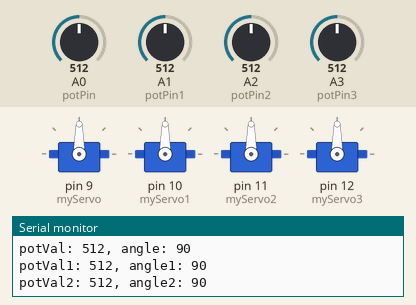
Simulated run of this sketch. Board: Arduino Uno, built with avr-gcc and run on an emulated ATmega328P. On the bench: 4 × servo, the last lines printed to the serial monitor. Inputs (shaded band) come from the test bench; at power-on: A0 (potPin) = 512, A1 (potPin1) = 512, A2 (potPin2) = 512, A3 (potPin3) = 512.

Above: at 1.2 s.
1.3 s: A0 (potPin) set to 716
At 2.0 s:
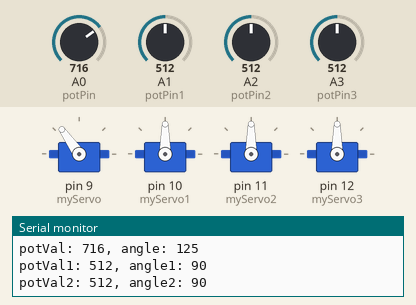
2.8 s: A1 (potPin1) set to 716
At 3.5 s:
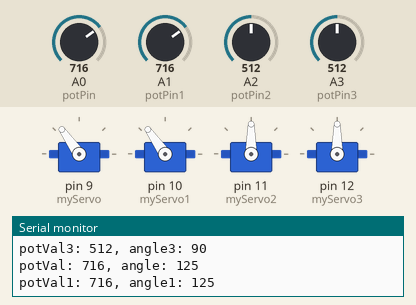
4.4 s: A2 (potPin2) set to 716
At 5.1 s:
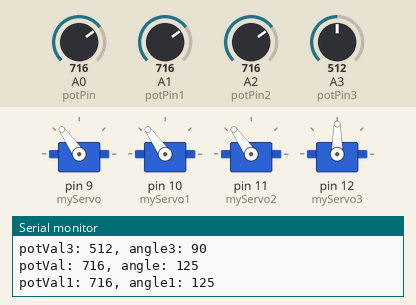
6.0 s: A3 (potPin3) set to 62
At 6.6 s:
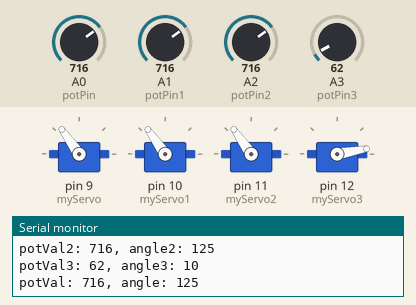
7.7 s: A3 (potPin3) set to 50
At 8.2 s:
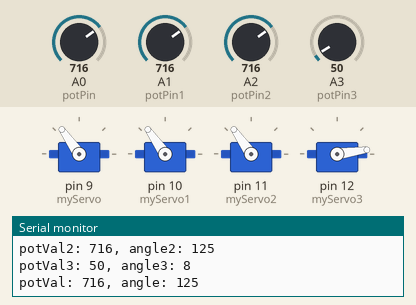
9.3 s: A0 (potPin) set to 306
At 9.8 s:
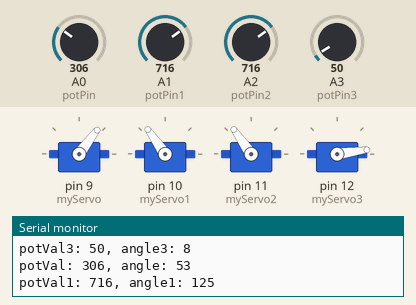
Timing chart, 0 to 11.9 s (numbered marks = the images above; inputs shaded):
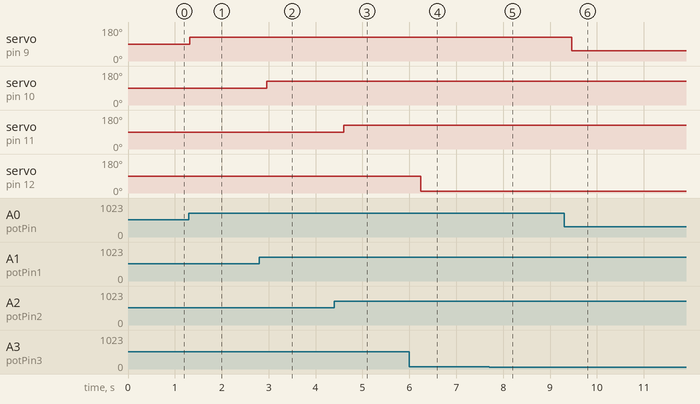

Measured:
- after the input at 1.3 s, servo on pin 9 (myServo): 90° → 125° at once
- after the input at 2.8 s, servo on pin 10 (myServo1): 90° → 125° after 0.16 s
- after the input at 4.4 s, servo on pin 11 (myServo2): 90° → 125° after 0.20 s
- after the input at 6.0 s, servo on pin 12 (myServo3): 90° → 10° after 0.24 s
- after the input at 7.7 s, servo on pin 12 (myServo3): 10° → 8° after 0.12 s
- after the input at 9.3 s, servo on pin 9 (myServo): 125° → 53° after 0.16 s

The sketch:

Project_Code_1_Revamp.ino
```cpp
// include the Servo library
#include <Servo.h>

Servo myServo;  // create a servo object
Servo myServo1;
Servo myServo2;
Servo myServo3;
int const potPin = A0; // analog pin used to connect the potentiometer
int const potPin1 = A1;
int const potPin2 = A2;
int const potPin3 = A3;
int potVal;  // variable to read the value from the analog pin
int potVal1;
int potVal2;
int potVal3;
int angle;   // variable to hold the angle for the servo motor
int angle1;
int angle2;
int angle3;

void setup() {
  myServo.attach(9); // attaches the servo on pin 9 to the servo object
  myServo1.attach(10);
  myServo2.attach(11);
  myServo3.attach(12);
  pinMode(9, OUTPUT);
  pinMode(10, OUTPUT);
  pinMode(11, OUTPUT);
  pinMode(12, OUTPUT);
  Serial.begin(9600); // open a serial connection to your computer

}

void loop() {
  potVal = analogRead(potPin);
  if (potVal > 0) {
    // read the value of the potentiometer
    // print out the value to the Serial Monitor
    Serial.print("potVal: ");
    Serial.print(potVal);

    angle = map(potVal, 0, 1023, 0, 180);

    Serial.print(", angle: ");
    Serial.println(angle);

    myServo.write(angle);

    //digitalRead(9);
    //digitalWrite(10, LOW);
    //digitalWrite(11, LOW);
    //digitalWrite(12, LOW);

    delay(65);
  };
    potVal1 = analogRead(potPin1);
    if (potVal1 > 0) {
    // print out the value to the Serial Monitor
    Serial.print("potVal1: ");
    Serial.print(potVal1);

    angle1 = map(potVal1, 0, 1023, 0, 180);

    Serial.print(", angle1: ");
    Serial.println(angle1);

    myServo1.write(angle1);

    //digitalWrite(9, LOW);
    //digitalRead(10);
    //digitalWrite(11, LOW);
    //digitalWrite(12, LOW);

    delay(65);
  };
    potVal2 = analogRead(potPin2);
    if (potVal2 > 0) {
    // read the value of the potentiometer
    // print out the value to the Serial Monitor
    Serial.print("potVal2: ");
    Serial.print(potVal2);

    angle2 = map(potVal2, 0, 1023, 0, 180);

    Serial.print(", angle2: ");
    Serial.println(angle2);

    myServo2.write(angle2);

    //digitalWrite(9, LOW);
    //digitalWrite(10, LOW);
    //digitalRead(11);
    //digitalWrite(12, LOW);

    delay(65);
  };
    potVal3 = analogRead(potPin3);
    if (potVal3 > 0) {
    // read the value of the potentiometer
    // print out the value to the Serial Monitor
    Serial.print("potVal3: ");
    Serial.print(potVal3);

    angle3 = map(potVal3, 0, 1023, 0, 180);

    Serial.print(", angle3: ");
    Serial.println(angle3);

    myServo3.write(angle3);

    //digitalWrite(9, LOW);
    //digitalWrite(10, LOW);
    //digitalWrite(11, LOW);
    //digitalRead(12);

    delay(65);
  };
}
```
